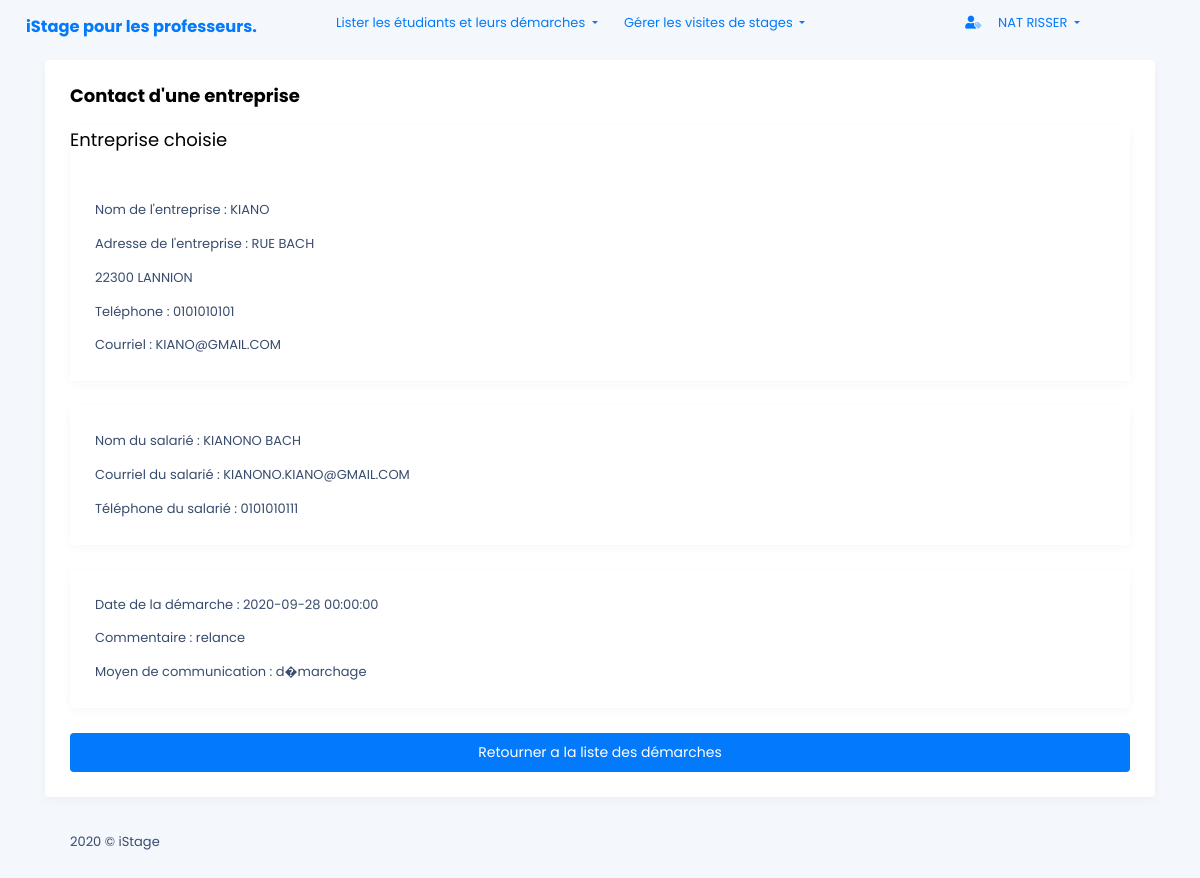
Before: /front_end/contact_entreprise_prof.php?id=1&dem=2 (signed in) with the older database file.
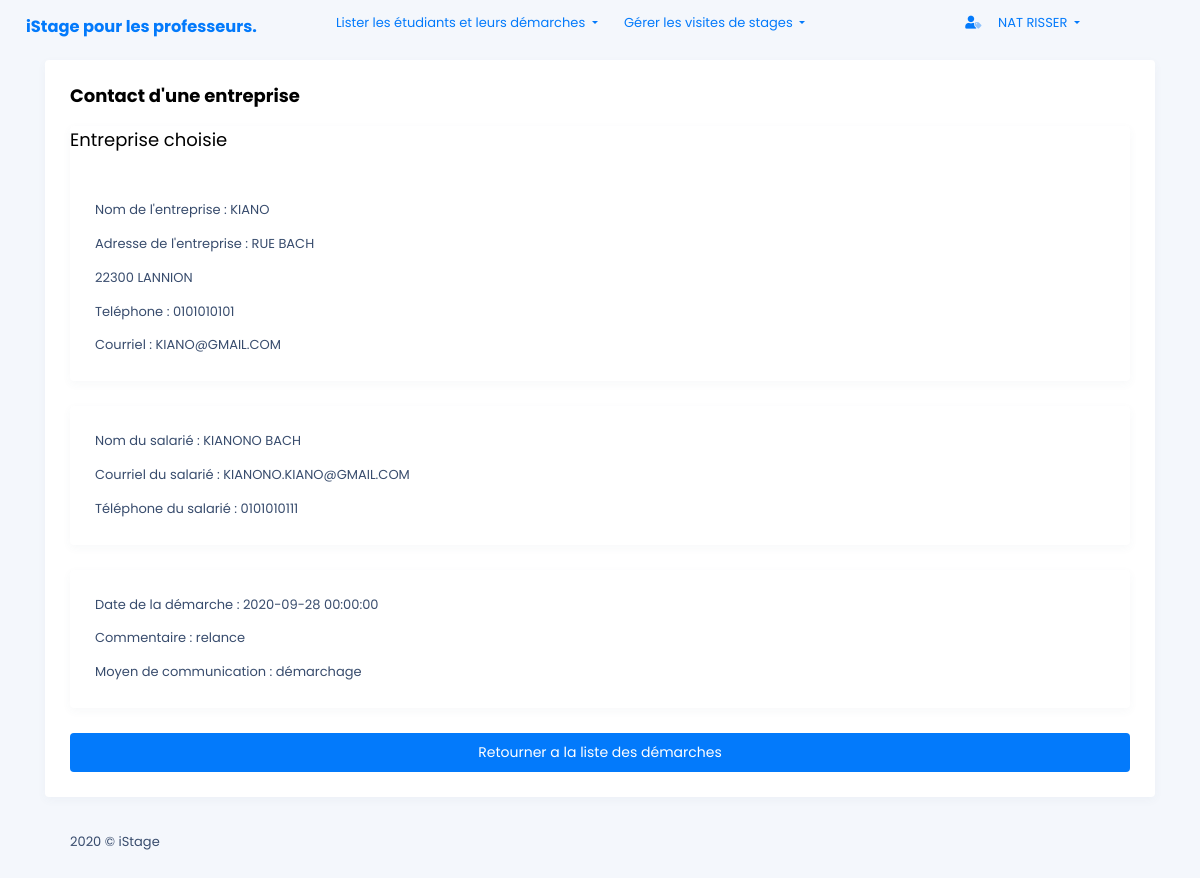
After: the same page with the newer database file.
### tables this page shows
CREATE TABLE IF NOT EXISTS SALARIE
 (
   ID_SALARIE SMALLINT  AUTO_INCREMENT ,
   ID_ENTREPRISE SMALLINT NOT NULL  ,
   NOM_SALARIE CHAR(32) NOT NULL  ,
   PRENOM_SALARIE CHAR(32) NOT NULL  ,
   TEL_SALARIE CHAR(10) NOT NULL  ,
   EMAIL_SALARIE CHAR(32) NOT NULL  
   , PRIMARY KEY (ID_SALARIE) 
 );

CREATE TABLE IF NOT EXISTS MOYENCOM
 (
   ID_MOYEN SMALLINT AUTO_INCREMENT ,
   LIBELLE_MOYEN CHAR(32) NOT NULL  
   , PRIMARY KEY (ID_MOYEN) 
 );

CREATE TABLE IF NOT EXISTS ENTREPRISE
 (
   ID_ENTREPRISE SMALLINT AUTO_INCREMENT ,
   NOM_ENTREPRISE CHAR(32) NOT NULL  ,
   ADRESSE_ENTREPRISE CHAR(255) NOT NULL  ,
   CP_ENTREPRISE CHAR(5) NOT NULL  ,
   VILLE_ENTREPRISE CHAR(32) NOT NULL  ,
   TEL_ENTREPRISE CHAR(10) NOT NULL  ,
   EMAIL_ENTREPRISE CHAR(32) NOT NULL  ,
   REFUS_ANNEESIO1 BOOLEAN NOT NULL DEFAULT FALSE ,
   REFUS_ANNEE_SIO2 BOOLEAN NOT NULL  DEFAULT FALSE
   , PRIMARY KEY (ID_ENTREPRISE) 
 );

CREATE TABLE IF NOT EXISTS DEMARCHE
 (
   ID_DEMARCHE SMALLINT AUTO_INCREMENT ,
   ID_ETUDIANT SMALLINT NOT NULL  ,
   ID_MOYEN SMALLINT NOT NULL  ,
   ID_SALARIE SMALLINT NOT NULL  ,
   DATE_DEMARCHE DATETIME NOT NULL  ,
   COMMENTAIRE CHAR(255) NOT NULL  
   , PRIMARY KEY (ID_DEMARCHE) 
 );

### back_end/show-dem-prof.php (called while the page is built, shortened)
<?php
function demarcheSpecifique($id_demarche, $id_etudiant, $db)
{
    $stmt = $db->prepare(
        "SELECT ENTREPRISE.ID_ENTREPRISE, NOM_ENTREPRISE,VILLE_ENTREPRISE, NOM_SALARIE,
            TEL_SALARIE,DATE_DEMARCHE,COMMENTAIRE,LIBELLE_MOYEN, ADRESSE_ENTREPRISE,
            CP_ENTREPRISE, TEL_ENTREPRISE, EMAIL_ENTREPRISE, PRENOM_SALARIE,
            EMAIL_SALARIE, LIBELLE_MOYEN
        FROM salarie,demarche,entreprise,moyencom
        WHERE MOYENCOM.ID_MOYEN=DEMARCHE.ID_MOYEN AND
              DEMARCHE.ID_SALARIE=SALARIE.ID_SALARIE AND
            ENTREPRISE.ID_ENTREPRISE= SALARIE.ID_ENTREPRISE AND
            DEMARCHE.ID_DEMARCHE=:id"
    );
    $stmt->bindValue(':id', $id_demarche, PDO::PARAM_INT);
    $stmt->execute();
    $demarcheSpe = $stmt->fetchAll(PDO::FETCH_BOTH);
    $stmt = $db->prepare(
        "SELECT ID_ETUDIANT, PRENOM_ETUDIANT, NOM_ETUDIANT
        FROM etudiant
        WHERE ETUDIANT.ID_ETUDIANT=:id"
    );
    $stmt->bindValue(':id', $id_etudiant, PDO::PARAM_INT);
    $stmt->execute();
    $etudiant = $stmt->fetchAll(PDO::FETCH_BOTH)[0];
    return [$demarcheSpe, $etudiant];
}
?>

### front_end/contact_entreprise_prof.php (the view, shortened to what this page needs)
<!DOCTYPE html>
<html lang="en">
<?php
    require '../includes/header.php';
    $idEtudiant = $_GET["id"];
    $idDemarche = $_GET["dem"];
    require "../back_end/show-dem-prof.php";
    $requete = demarcheSpecifique($idDemarche, $idEtudiant, $db);
    $demarche = $requete[0][0];
?>
<body>
    <?php
    include '../includes/barnav.php';
    ?>
    <div class="lime-container">
        <div class="lime-body">
            <div class="container">
                <div class="row">
                    <div class="col-md-12">
                        <div class="card">
                            <div class="card-body">
                                <h5 class="card-title">Contact d'une entreprise</h5>
                                <div class="card">
                                    <p class="card-title">Entreprise choisie</p>
                                    <div class="card-body">
                                        <p class="card-text">Nom de l'entreprise :
                                            <?php echo $demarche['NOM_ENTREPRISE'];?></p>
                                        <p class="card-text">Adresse de l'entreprise :
                                            <?php echo $demarche['ADRESSE_ENTREPRISE'];?></p>
                                        <p class="card-text">
                                            <?php echo $demarche['CP_ENTREPRISE'].' '.$demarche['VILLE_ENTREPRISE'];?>
                                        </p>
                                        <p class="card-text">Teléphone : <?php echo $demarche['TEL_ENTREPRISE'];?></p>
                                        <p class="card-text"> Courriel : <?php echo $demarche['EMAIL_ENTREPRISE'];?>
                                        </p>
                                    </div>
                                </div>
                                <div class="card">
                                    <div class="card-body">
                                        <p class="card-text">Nom du salarié : <?php echo $demarche["NOM_SALARIE"] ?>
                                            <?php echo $demarche["PRENOM_SALARIE"] ?></p>
                                        <p class="card-text">Courriel du salarié :
                                            <?php echo $demarche["EMAIL_SALARIE"] ?></p>
                                        <p class="card-text">Téléphone du salarié :
                                            <?php echo $demarche["TEL_SALARIE"] ?></p>
                                    </div>
                                </div>
                                <div class="card">
                                    <div class="card-body">
                                        <p class="card-text">Date de la démarche :
                                            <?php echo $demarche["DATE_DEMARCHE"] ?> </p>
                                        <p class="card-text">Commentaire : <?php echo $demarche["COMMENTAIRE"] ?></p>
                                        <p class="card-text">Moyen de communication :
                                            <?php echo $demarche["LIBELLE_MOYEN"] ?></p>
                                    </div>
                                </div>
                                <div class="mt-3">
                                    <a class="btn btn-block btn-primary btn-lg"
                                        href="./lister_demarches_prof.php?id=<?php echo $idEtudiant ?>">
                                        Retourner a la liste des démarches</a>
                                </div>
                            </div>
                        </div>
                    </div>
                </div>
            </div>
        </div>
    </div>
    <div class="lime-footer">
        <div class="container">
            <div class="row">
                <div class="col-md-12">
                    <span class="footer-text">2020 © iStage</span>
                </div>
            </div>
        </div>
    </div>
</body>
</html>

Changed rows visible on the page:
changed through a linked row, salarie "KIANONO": moyencom.LIBELLE_MOYEN "d�marchage" → "démarchage"
